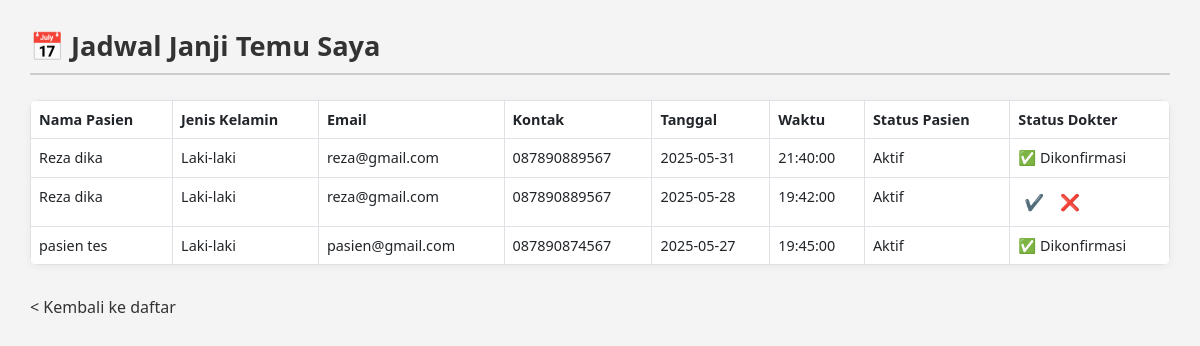
The page /dokter/janji_temu.php (signed in) on the database its author committed.
### tables this page shows
CREATE TABLE `appointmenttb` (
  `appID` int NOT NULL,
  `pid` int DEFAULT NULL,
  `dokter_id` int DEFAULT NULL,
  `fname` varchar(100) DEFAULT NULL,
  `lname` varchar(100) DEFAULT NULL,
  `gender` varchar(10) DEFAULT NULL,
  `email` varchar(100) DEFAULT NULL,
  `contact` varchar(20) DEFAULT NULL,
  `docFees` int DEFAULT NULL,
  `appdate` date DEFAULT NULL,
  `apptime` time DEFAULT NULL,
  `userStatus` tinyint(1) DEFAULT NULL,
  `doctorStatus` tinyint(1) DEFAULT NULL
);

### dokter/janji_temu.php (the view, shortened to what this page needs)
<?php
include '../config.php';
$username = $_SESSION['dokter_login'];
$dokter_query = mysqli_query($conn, "SELECT dokter_id FROM doctb WHERE username='$username' LIMIT 1");
if ($dokter_query && mysqli_num_rows($dokter_query) == 1) {
    $dokter_data = mysqli_fetch_assoc($dokter_query);
    $dokter_id = $dokter_data['dokter_id'];
} else {
    echo "<p style='color:red;'>Data dokter tidak ditemukan.</p>";
    exit();
}
$query = "
    SELECT * FROM appointmenttb
    WHERE dokter_id = '$dokter_id'
    ORDER BY appdate DESC, apptime DESC
";
$result = mysqli_query($conn, $query);
?>
<!DOCTYPE html>
<html lang="id">
<head>
    <link href="https://cdn.jsdelivr.net/npm/bootstrap@5.3.0/dist/css/bootstrap.min.css" rel="stylesheet" />
</head>
<body>
<h2>📅 Jadwal Janji Temu Saya</h2>
<?php if (mysqli_num_rows($result) > 0): ?>
    <table class="table table-bordered">
        <thead>
            <tr>
                <th>Nama Pasien</th>
                <th>Jenis Kelamin</th>
                <th>Email</th>
                <th>Kontak</th>
                <th>Tanggal</th>
                <th>Waktu</th>
                <th>Status Pasien</th>
                <th>Status Dokter</th>
            </tr>
        </thead>
        <tbody>
            <?php while ($row = mysqli_fetch_assoc($result)): ?>
                <tr>
                    <td><?= htmlspecialchars($row['fname'] . ' ' . $row['lname']) ?></td>
                    <td><?= htmlspecialchars($row['gender']) ?></td>
                    <td><?= htmlspecialchars($row['email']) ?></td>
                    <td><?= htmlspecialchars($row['contact']) ?></td>
                    <td><?= htmlspecialchars($row['appdate']) ?></td>
                    <td><?= htmlspecialchars($row['apptime']) ?></td>
                    <td><?= $row['userStatus'] == 1 ? 'Aktif' : 'Dibatalkan' ?></td>
                    <td>
                        <?php if (is_null($row['doctorStatus'])): ?>
                            <form method="post" action="">
                                <button type="submit" name="confirm" title="Konfirmasi">✔️</button>
                                <button type="submit" name="reject" title="Tolak">❌</button>
                            </form>
                        <?php elseif ($row['doctorStatus'] == 1): ?>
                            ✅ Dikonfirmasi
                        <?php else: ?>
                            ❌ Dibatalkan
                        <?php endif; ?>
                    </td>
                </tr>
            <?php endwhile; ?>
        </tbody>
    </table>
<?php else: ?>
    <p>Tidak ada janji temu.</p>
<?php endif; ?>
<p><a href="../dokter_dashboard.php"> < Kembali ke daftar</a></p>
</body>
</html>

### dokter/janji_temu.php (style rules this page uses)
body { padding: 30px; background-color: #f4f4f4; font-family: 'Segoe UI', Tahoma, Geneva, Verdana, sans-serif; color: #333; }
h2 { margin-bottom: 25px; color: #333; font-weight: 600; font-size: 1.7rem; border-bottom: 2px solid #ccc; padding-bottom: 10px; }
table { width: 100%; border-collapse: collapse; background: #fff; border-radius: 8px; overflow: hidden; box-shadow: 0 2px 8px rgba(0,0,0,0.05); }
thead { background-color: #f7f7f7; }
th { text-align: left; padding: 14px 16px; font-size: 0.9rem; font-weight: 600; color: #555; border-bottom: 2px solid #e0e0e0; }
td { padding: 12px 16px; font-size: 0.9rem; color: #333; border-bottom: 1px solid #eee; }
tr:last-child td { border-bottom: none; }
form button { border: none; background: none; font-weight: bold; cursor: pointer; font-size: 1rem; padding: 4px 6px; border-radius: 4px; transition: background 0.2s ease; }
form button[name="confirm"] { color: #198754; }
form button[name="reject"] { color: #dc3545; }
a { color: #333; text-decoration: none; font-weight: 500; }
p { margin-top: 30px; font-size: 1rem; color: #555; }

### rows shown on the page
appointmenttb: fname+lname "Reza dika", gender "Laki-laki", email "reza@gmail.com", contact "087890889567", appdate "2025-05-31", apptime "21:40:00", userStatus "Aktif", doctorStatus "✅ Dikonfirmasi"
appointmenttb: fname+lname "Reza dika", gender "Laki-laki", email "reza@gmail.com", contact "087890889567", appdate "2025-05-28", apptime "19:42:00", userStatus "Aktif"
appointmenttb: fname+lname "pasien tes", gender "Laki-laki", email "pasien@gmail.com", contact "087890874567", appdate "2025-05-27", apptime "19:45:00", userStatus "Aktif", doctorStatus "✅ Dikonfirmasi"
